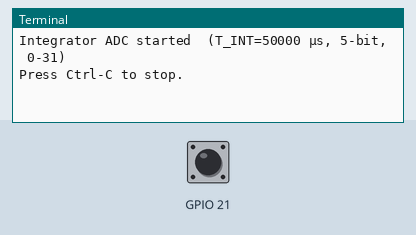
A program run on a simulated Raspberry Pi (BCM pin numbers). Shown: the last lines printed to the terminal. The inputs (shaded band) are chosen by the test bench; at power-on: GPIO 21 HIGH.

Above: at 1.2 s.
1.3 s: GPIO 21 pulled LOW for 0.15 s
At 2.6 s:
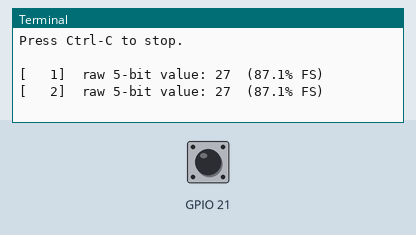
2.9 s: GPIO 21 pulled LOW for 1 s
At 5.1 s:
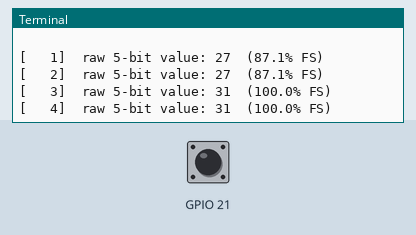
5.4 s: GPIO 21 pulled LOW for 0.15 s
At 6.7 s:
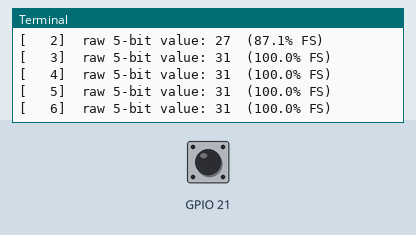
7.0 s: GPIO 21 pulsed LOW 2 times (0.12 s each, 0.3 s apart)
At 8.5 s:
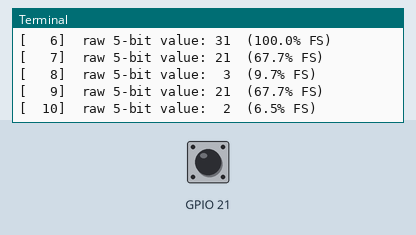
9.1 s: GPIO 21 pulled LOW for 1 s
At 11.0 s:
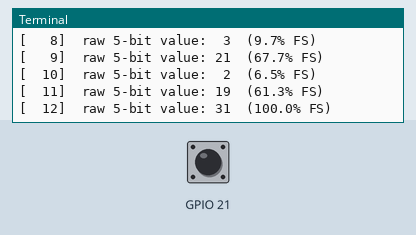
Timing chart, 0 to 12.5 s (numbered marks = the images above; inputs shaded):
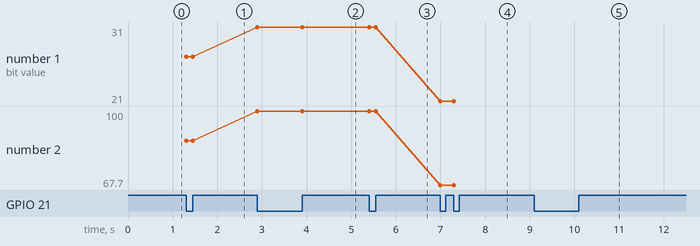

The program:

HX711.py
```python
#!/usr/bin/env python

# integrator_adc.py (HX711.py refactored)
# Replaces the HX711 24-bit serial driver with a driver for a custom
# dual-slope integrating ADC built from an Op-Amp and LM339 comparator.
#
# Original HX711 driver by joan2937 (Public Domain).
# Source: https://abyz.me.uk/rpi/pigpio/examples.html
# Refactored for 5-bit dual-slope integrator ADC by Group 5.

"""
How the dual-slope integrating ADC works
-----------------------------------------
1. Integrate phase:  Pi pulls TRIG HIGH for a fixed time T_INT_US.
                     The Op-Amp ramps its output up proportional to V_in.

2. De-integrate phase: Pi pulls TRIG LOW.
                     The integrator ramps back down at a rate set by the
                     reference (digital pot via SPI).  The LM339 comparator
                     monitors the ramp and flips COMP_OUT when it crosses zero.

3. Measurement:      Pi records the elapsed time T_deint from TRIG LOW
                     until the COMP_OUT edge.

4. Conversion:       5-bit value = round((T_deint / T_INT_US) * 31), clamped 0-31.

The digital potentiometer (MCP4231/4131, controlled in checkpoint_c via SPI)
sets the de-integration reference resistance, acting as the gain/range control.
"""

import time
import pigpio

# ── ADC resolution ──────────────────────────────────────
DATA_BITS = 5                    # 5-bit output → values 0 to 31
MAX_VALUE = (1 << DATA_BITS) - 1 # 31

# ── Timing ───────────────────────────────────────────────
T_INT_US = 50000                 # integration phase duration in microseconds (50 ms)
                                 # Increase for higher resolution / slower readings.
POLL_INTERVAL_S = 0.1            # default time between triggered readings (100 ms)


class IntegratorADC:
    """Driver for a 5-bit dual-slope integrating ADC.

    Uses two GPIO pins:
      TRIG     – output to the integrator circuit (HIGH = integrate, LOW = de-integrate)
      COMP_OUT – input from the LM339 comparator (edge signals end of de-integrate)

    Parameters
    ----------
    pi           : pigpio.pi instance
    TRIG         : BCM pin number for the integration trigger output
    COMP_OUT     : BCM pin number for the LM339 comparator output input
    interval_s   : seconds between readings when trigger() is called externally
                   (not used internally — caller drives the timing via trigger())
    callback     : optional function(count, value) called on each new reading
    """

    def __init__(self, pi, TRIG, COMP_OUT, interval_s=POLL_INTERVAL_S, callback=None):
        self.pi = pi
        self.TRIG = TRIG
        self.COMP_OUT = COMP_OUT
        self.interval_s = interval_s
        self.callback = callback

        # Internal state
        self._count = 0             # incremented on every valid reading
        self._value = 0             # most recent 5-bit result
        self._deint_start = None    # tick when de-integrate phase began
        self._paused = True         # True until start() is called

        # Configure GPIO pins
        self.pi.set_mode(TRIG, pigpio.OUTPUT)
        self.pi.write(TRIG, 0)                          # ensure TRIG starts LOW
        self.pi.set_mode(COMP_OUT, pigpio.INPUT)
        self.pi.set_pull_up_down(COMP_OUT, pigpio.PUD_UP)

        # Watch for comparator edge (either direction for robustness)
        self._cb = self.pi.callback(COMP_OUT, pigpio.EITHER_EDGE, self._comp_callback)

        self.start()

    # ── Public API ─────────────────────────────────────

    def get_reading(self):
        """Return the most recent (count, value) pair.

        count is incremented on every new reading.
        value is a 5-bit integer in the range 0-31.
        Poll this in a loop and compare count to detect new readings.
        """
        return self._count, self._value

    def set_callback(self, callback):
        """Set or replace the per-reading callback function(count, value).

        Pass None to remove the callback.
        """
        self.callback = callback

    def trigger(self):
        """Kick off one integrate -> de-integrate cycle.

        Call this from your main loop at whatever rate you want readings.
        Ignored if paused.
        """
        if self._paused:
            return

        # ── Integrate phase ─────────────────────────────
        # Pull TRIG HIGH and hold for T_INT_US microseconds.
        # The Op-Amp ramps its output during this window.
        self.pi.write(self.TRIG, 1)
        time.sleep(T_INT_US / 1_000_000)   # convert µs to seconds

        # ── De-integrate phase ──────────────────────────
        # Pull TRIG LOW and record the tick so _comp_callback can
        # measure elapsed time when the comparator fires.
        self.pi.write(self.TRIG, 0)
        self._deint_start = self.pi.get_current_tick()

    def start(self):
        """Resume taking readings."""
        self._paused = False
        self._deint_start = None

    def pause(self):
        """Pause readings and pull TRIG LOW to abort any in-progress cycle."""
        self._paused = True
        self.pi.write(self.TRIG, 0)
        self._deint_start = None

    def cancel(self):
        """Stop all activity and release GPIO resources."""
        self.pause()
        if self._cb is not None:
            self._cb.cancel()
            self._cb = None

    # ── Internal callback ───────────────────────────────

    def _comp_callback(self, _gpio, _level, tick):
        """Called on every edge of COMP_OUT (the LM339 comparator output).

        Measures T_deint (time from TRIG LOW to this edge), converts it to
        a 5-bit value, stores it, and calls the user callback if set.
        """
        # Ignore if we're paused or no de-integrate phase is in progress
        if self._paused or self._deint_start is None:
            return

        # Measure elapsed de-integration time in microseconds
        t_deint = pigpio.tickDiff(self._deint_start, tick)
        self._deint_start = None   # clear so duplicate edges are ignored

        # Convert timing ratio to 5-bit integer (0-31)
        raw = round((t_deint / T_INT_US) * MAX_VALUE)
        self._value = max(0, min(raw, MAX_VALUE))   # clamp to valid range
        self._count += 1

        if self.callback is not None:
            self.callback(self._count, self._value)


# ── Demo / self-test ────────────────────────────────────

if __name__ == '__main__':

    # Pin assignments — update these to match your wiring
    TRIG_PIN     = 20   # GPIO pin driving the integrator trigger
    COMP_OUT_PIN = 21   # GPIO pin reading the LM339 comparator output

    def on_reading(count, value):
        print(f"[{count:4d}]  raw 5-bit value: {value:2d}  ({value / MAX_VALUE * 100:.1f}% FS)")

    pi = pigpio.pi()
    if not pi.connected:
        exit(0)

    adc = IntegratorADC(pi, TRIG=TRIG_PIN, COMP_OUT=COMP_OUT_PIN, callback=on_reading)

    print(f"Integrator ADC started  (T_INT={T_INT_US} µs, 5-bit, 0-{MAX_VALUE})")
    print("Press Ctrl-C to stop.\n")

    try:
        while True:
            adc.trigger()               # start one integrate/de-integrate cycle
            time.sleep(POLL_INTERVAL_S) # wait before next reading

    except KeyboardInterrupt:
        print("\nStopping...")

    adc.cancel()
    pi.stop()
```

Measured:
- after the input at 1.3 s, the terminal: prints a new line at once (image 1)
- after the input at 2.9 s, the terminal: prints a new line at once (image 2)
- after the input at 5.4 s, the terminal: prints a new line at once (image 3)
- after the input at 7.0 s, the terminal: prints a new line at once (image 4)
- after the input at 9.1 s, the terminal: prints a new line at once (image 5)
- plotted number 1: 27 → 31 after the input at 2.9 s, 31 → 21 after the input at 7.0 s
- plotted number 2: 87.1 → 100 after the input at 2.9 s, 100 → 67.7 after the input at 7.0 s
